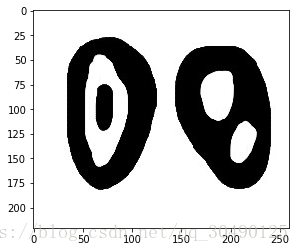
#> input picture color/lung.png, 299 x 252 px
$ python drawContours.py
#> lines starting #> are read from the running program, lines starting #| are printed output that depends on the picture; after the words box and inside, x2 and y2 are one past the last pixel; in counts of white or black regions, pixels touching at a corner belong together
import cv2
import numpy as np
import matplotlib.pyplot as plt
import pandas as pd
from pandas import Series, DataFrame

def draw():
    img = cv2.imread('lung.png')
#> img is the input picture: shape (252, 299, 3); mean B, G, R 194.2, 194.2, 194.2
    grayImg = cv2.cvtColor(img, cv2.COLOR_BGR2GRAY)
    ret, binImg = cv2.threshold(grayImg, 100, 255, cv2.THRESH_BINARY)
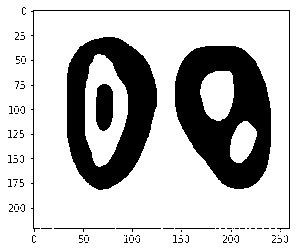
#> binImg: shape (252, 299); 76.2% white; 98 black regions (91 under 20 px)
    contours, hierarchy = cv2.findContours(binImg, cv2.RETR_TREE, cv2.CHAIN_APPROX_SIMPLE)
#> contours = 175 contours, 157 with area under 20; largest, box (x1, y1, x2, y2) and area: (0, 0, 299, 252) 74798, (66, 36, 158, 191) 11006, (174, 45, 272, 190) 10862, (85, 54, 128, 167) 3457, (30, 9, 291, 233) 1453
    cv2.drawContours(img, contours, -1, (0, 200, 255), 2)
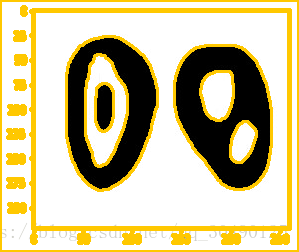
#> img: shape (252, 299, 3); 19.26% of pixels changed, all inside (x1, y1, x2, y2) = (0, 0, 299, 252)
    plt.imshow(img)
    plt.show()
    print(contours)
#> (printed output is left out)
    hierarchyDF = DataFrame(hierarchy[0], columns=['pre', 'next', 'child', 'parent'])
    print(hierarchyDF)
draw()

$ run again, with color/red.jpg saved as color/lung.png
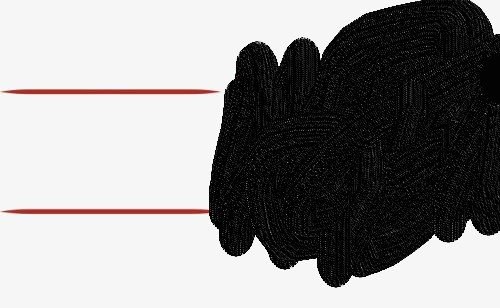
#> input picture color/red.jpg, 500 x 308 px
#> in draw, img is the input picture: shape (308, 500, 3); mean B, G, R 144.1, 144.3, 145.7
#> in draw, `ret, binImg = cv2.threshold(grayImg, 100, 255, cv2.THRESH_BINARY)`:
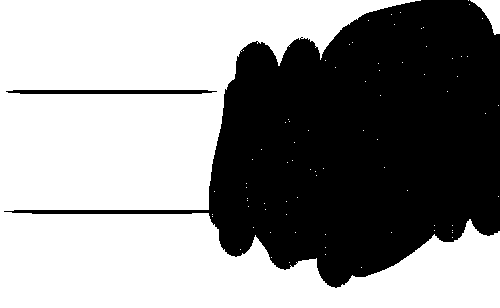
#> binImg: shape (308, 500); 56.9% white; 2 black regions
#> contours = 80 contours, 77 with area under 20; largest, box (x1, y1, x2, y2) and area: (0, 0, 500, 308) 86643, (5, 89, 218, 95) 1003, (470, 0, 500, 35) 445
#> in draw, `cv2.drawContours(img, contours, -1, (0, 200, 255), 2)`:
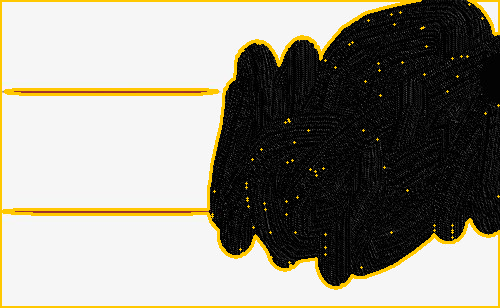
#> img: shape (308, 500, 3); 5.6% of pixels changed, all inside (x1, y1, x2, y2) = (0, 0, 500, 308)
#> (printed output is left out)
